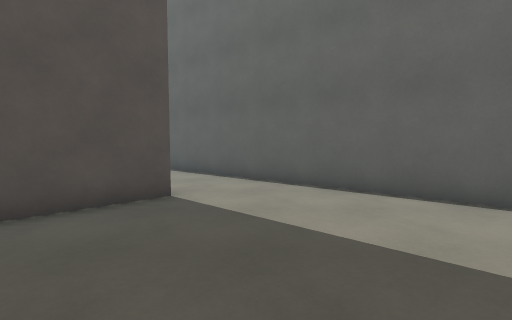
View 1 (above)

18 first-person views from a walk through a 3-D level made in the Godot game engine. The camera is 1.3 m above the floor, tilts 4° down and sees 85° across. The floor is counted in squares, 1 m on a side. Each view is taken from the middle of a square. On the plan, view 1 faces up. The plan holds only what a view shows up to about 13 squares ahead; the rest is blank. The place goes on beyond the plan. Characters and animated objects are not drawn.

View 2
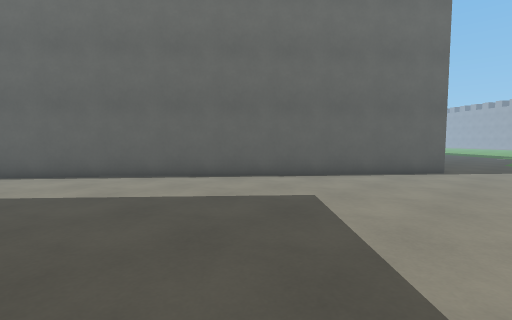

View 3
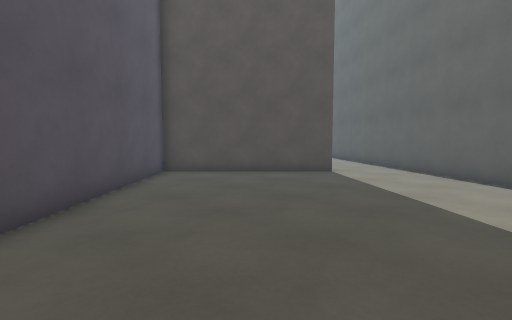

View 4
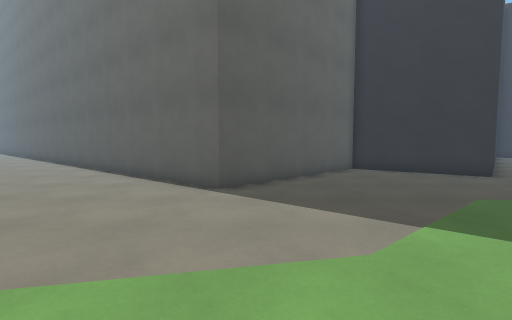

View 5
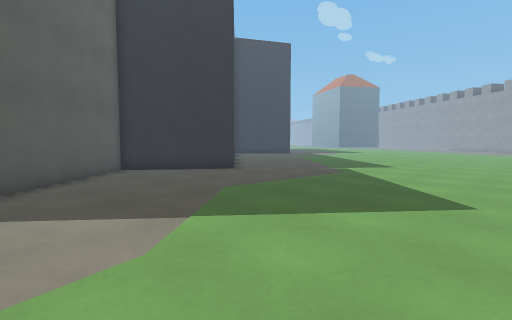

View 6
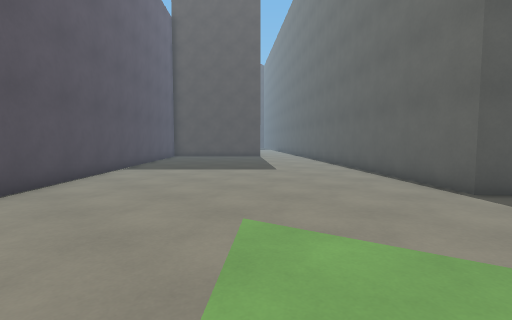

View 7
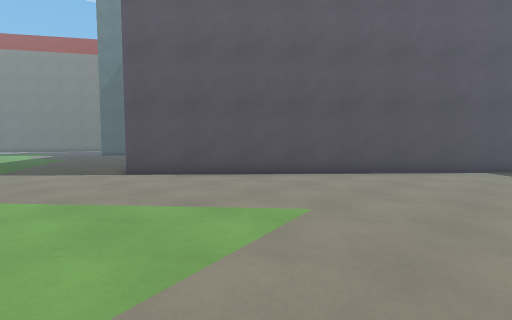

View 8
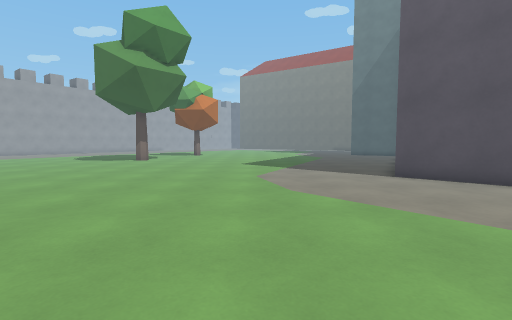

View 9
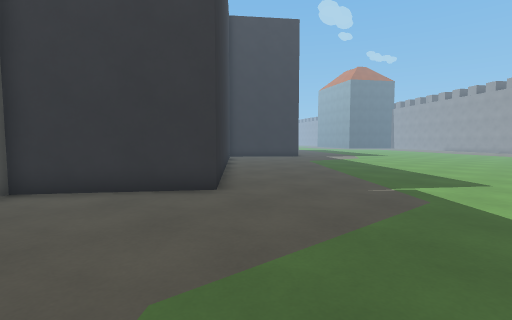

View 10
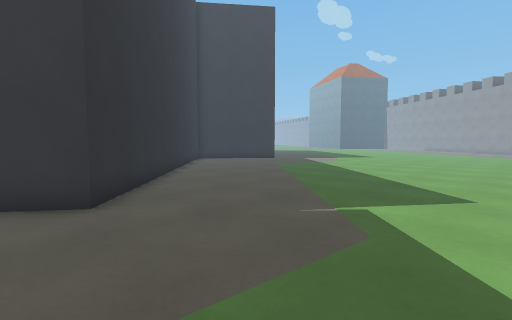

View 11
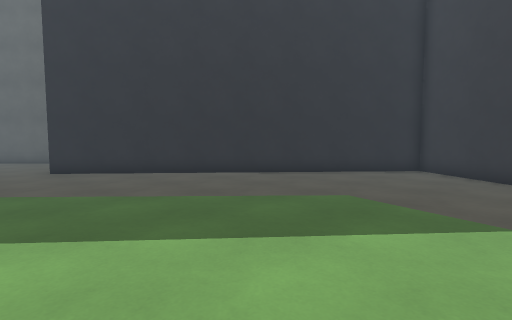

View 12
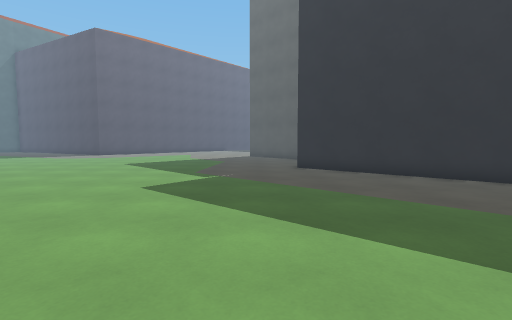

View 13
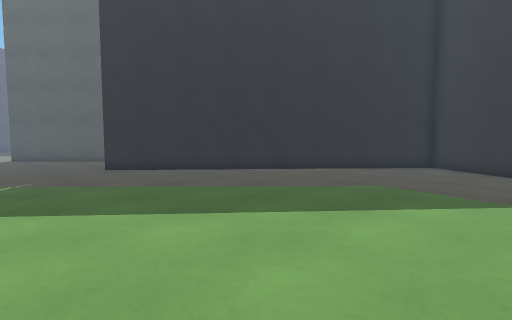

View 14
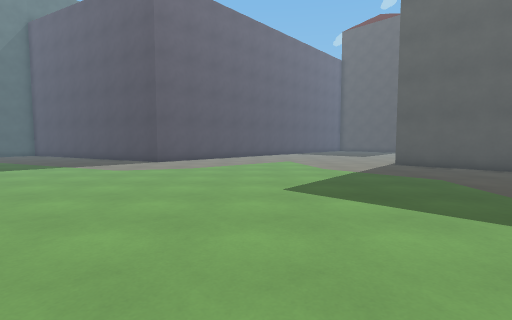

View 15
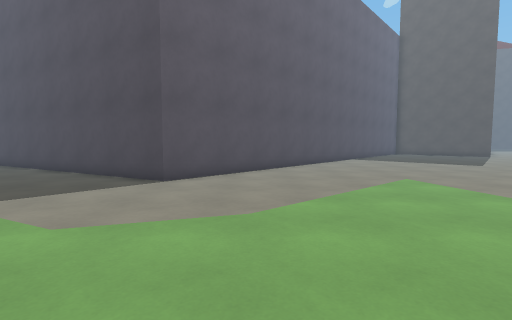

View 16
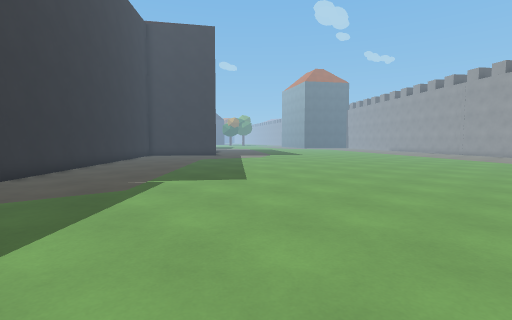

View 17
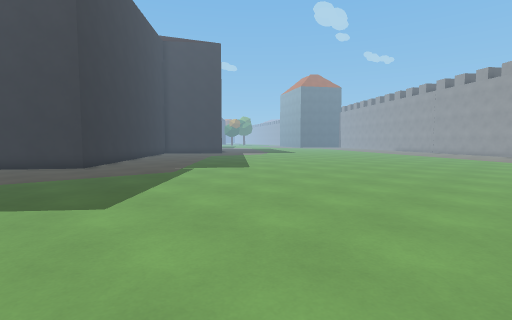

View 18
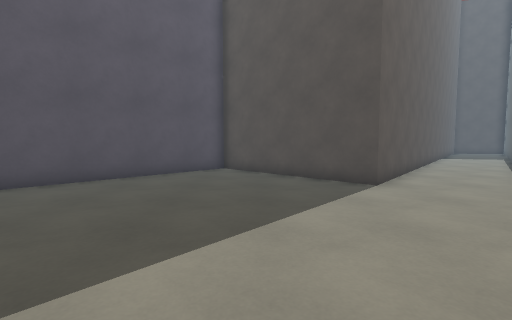

### Floor plan
Points are (right, up) in squares from view 1. A wall is a line through its corners. A room is listed if a view was taken in it or the views show most of it. See-through windows are left out.
Room 1 (views 1, 2, 3, 4, 5, 6, 7, 8, 9, 10, 11, 12, 13, 14, 15, 16, 17, 18)
walls: (31.7, 11.5) (22.5, 1) (18.5, 4) (13, -1.5) (-2.6, 11.5); (35.6, 10.1) (33.7, 11.5); (-7.1, 10.7) (-2, 6.5) (-7, 1.5) (11, -15) (9.1, -18.5)

Positions as (right, up) in squares from view 1, and headings:
1: (0, 0), facing up
2: (0, -4), facing up-right
3: (4, -4), facing up-left
4: (14, -9), facing up
5: (14, -9), facing up-right
6: (14, -10), facing up-left
7: (15, -4), facing down-left
8: (16, -5), facing down
9: (18, -5), facing up-right
10: (21, -5), facing up-right
11: (36, -1), facing up-left
12: (36, -1), facing left
13: (36, -3), facing up-left
14: (28, -9), facing left
15: (20, -12), facing left
16: (22, -11), facing up-right
17: (19, -14), facing up-right
18: (6, 3), facing left
